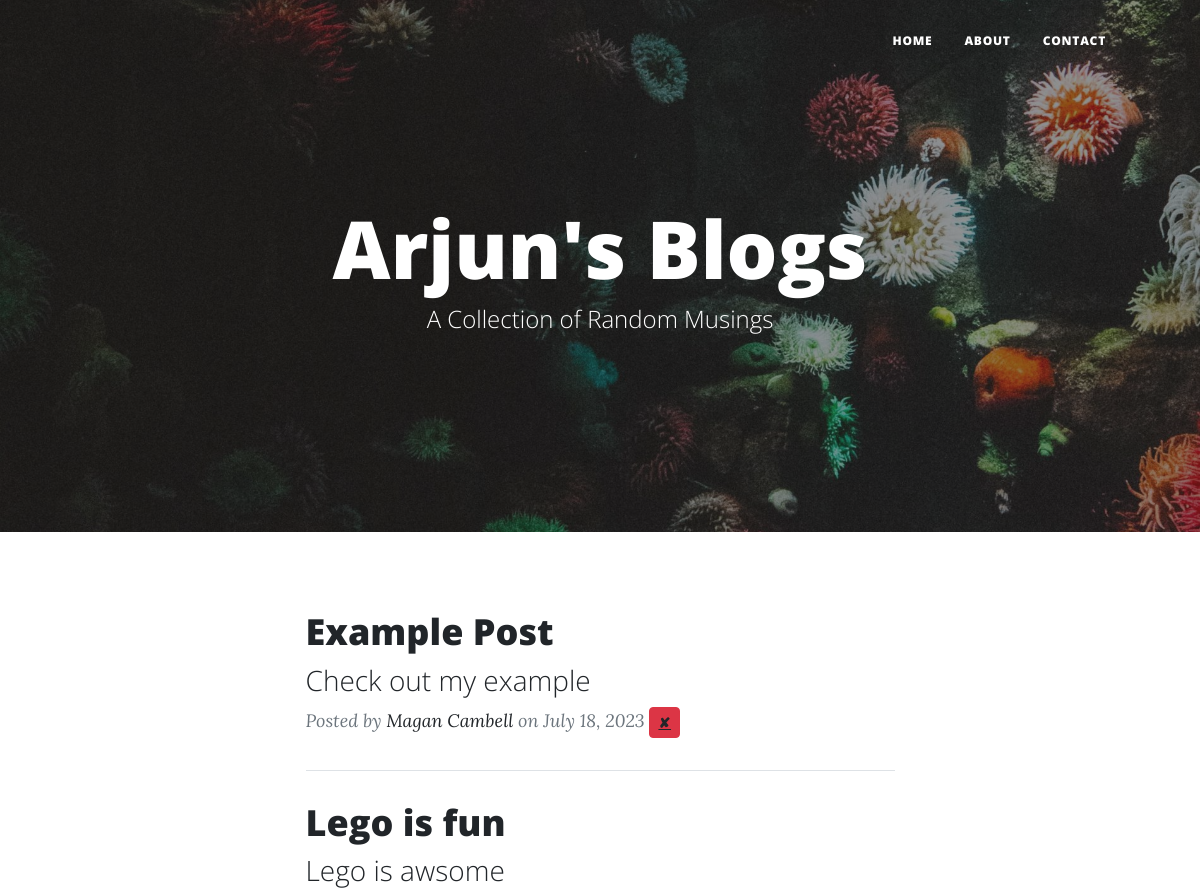
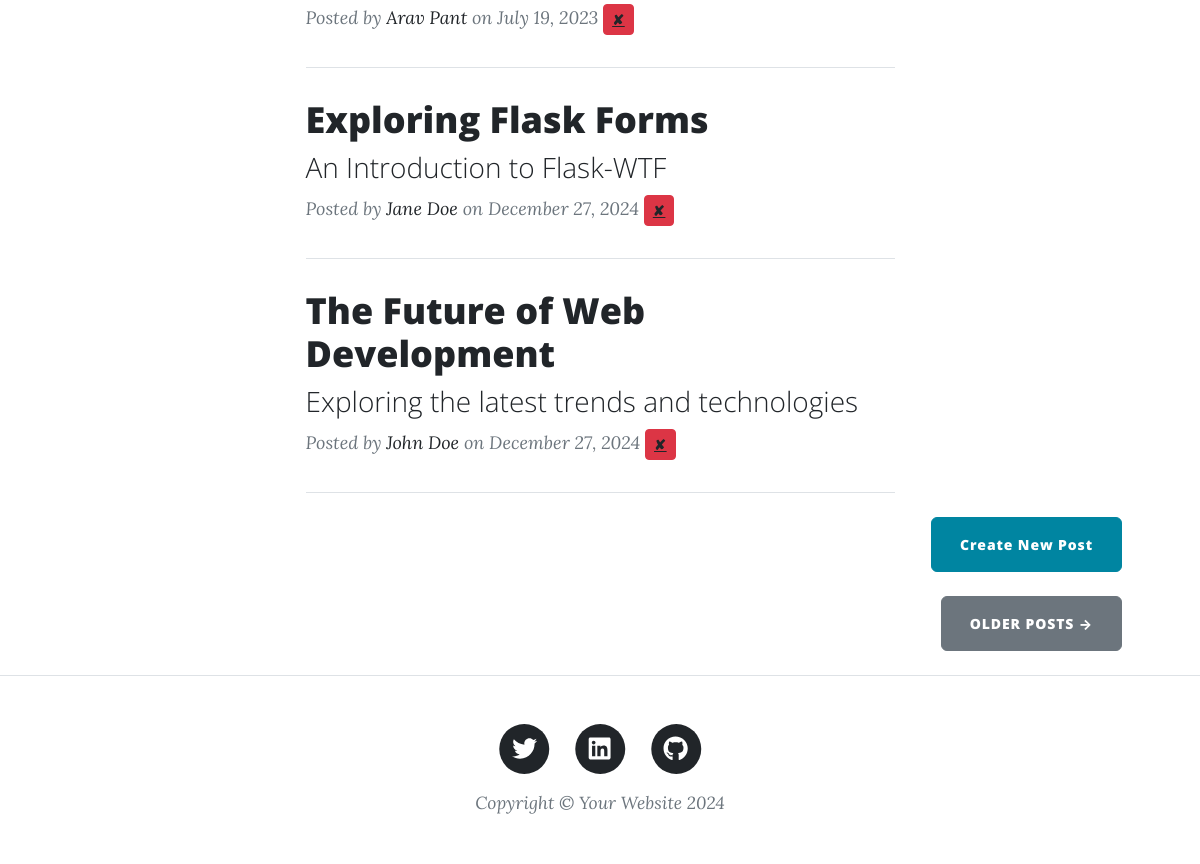
The page / on the database its author committed (2 pictures, top to bottom).
### main.py (models this page shows)
class BlogPost(db.Model):
    id: Mapped[int] = mapped_column(Integer, primary_key=True)
    title: Mapped[str] = mapped_column(String(250), unique=True, nullable=False)
    subtitle: Mapped[str] = mapped_column(String(250), nullable=False)
    date: Mapped[str] = mapped_column(String(250), nullable=False)
    body: Mapped[str] = mapped_column(Text, nullable=False)
    author: Mapped[str] = mapped_column(String(250), nullable=False)
    img_url: Mapped[str] = mapped_column(String(250), nullable=False)

### main.py (the view)
@app.route('/')
def get_all_posts():
    result = db.session.execute(db.select(BlogPost))
    posts = result.scalars().all()
    return render_template("index.html", all_posts=posts)

### templates/index.html
{% include "header.html" %}
<header class="masthead" style="background-image: url('../static/assets/img/home-bg.jpg')">
  <div class="container position-relative px-4 px-lg-5">
    <div class="row gx-4 gx-lg-5 justify-content-center">
      <div class="col-md-10 col-lg-8 col-xl-7">
        <div class="site-heading">
          <h1>Arjun's Blogs</h1>
          <span class="subheading">A Collection of Random Musings</span>
        </div>
      </div>
    </div>
  </div>
</header>
<div class="container px-4 px-lg-5">
  <div class="row gx-4 gx-lg-5 justify-content-center">
    <div class="col-md-10 col-lg-8 col-xl-7">
        {% for post in all_posts %}
        <div class="post-preview">
          <a href="{{ url_for('show_post', post_id=post.id) }}">
            <h2 class="post-title">{{ post.title }}</h2>
            <h3 class="post-subtitle">{{ post.subtitle }}</h3>
          </a>
          <p class="post-meta">
            Posted by
            <a href="{{url_for('show_post',post_id = post.id)}}">{{post.author}}</a>
            on {{post.date}}
            <button type="submit" class="btn btn-danger btn-sm"><a href="{{url_for('delete_post', post_id=post.id) }}">✘</a></button>
          </p>
        </div>
        <hr class="my-4" />
        {% endfor %}
      </div>
      <div class="d-flex justify-content-end mb-4">
        <a class="btn btn-primary float-right" href="{{url_for('add_new_post')}}">Create New Post</a>
      </div>
      <div class="d-flex justify-content-end mb-4">
        <a class="btn btn-secondary text-uppercase" href="#!">Older Posts →</a>
      </div>
    </div>
  </div>
{% include "footer.html" %}

### templates/header.html (shortened to what this page needs)
<!DOCTYPE html>
<html lang="en">
  <head>
    {% block styles %}
    {{ bootstrap.load_css() }}
    <link
      href="{{ url_for('static', filename='css/styles.css') }}"
      rel="stylesheet"
    />
    {% endblock %}
  </head>
  <body>
    <nav class="navbar navbar-expand-lg navbar-light" id="mainNav">
      <div class="container px-4 px-lg-5">
        <div class="collapse navbar-collapse" id="navbarResponsive">
          <ul class="navbar-nav ms-auto py-4 py-lg-0">
            <li class="nav-item">
              <a
                class="nav-link px-lg-3 py-3 py-lg-4"
                href="{{ url_for('get_all_posts') }}"
                >Home</a
              >
            </li>
            <li class="nav-item">
              <a
                class="nav-link px-lg-3 py-3 py-lg-4"
                href="{{ url_for('about') }}"
                >About</a
              >
            </li>
            <li class="nav-item">
              <a
                class="nav-link px-lg-3 py-3 py-lg-4"
                href="{{ url_for('contact') }}"
                >Contact</a
              >
            </li>
          </ul>
        </div>
      </div>
    </nav>

### templates/footer.html (shortened to what this page needs)
        <footer class="border-top">
          <div class="container px-4 px-lg-5">
              <div class="row gx-4 gx-lg-5 justify-content-center">
                  <div class="col-md-10 col-lg-8 col-xl-7">
                      <ul class="list-inline text-center">
                          <li class="list-inline-item">
                              <a href="https://x.com/Arjun18Pathania">
                                  <span class="fa-stack fa-lg">
                                      <i class="fas fa-circle fa-stack-2x"></i>
                                      <i class="fab fa-twitter fa-stack-1x fa-inverse"></i>
                                  </span>
                              </a>
                          </li>
                          <li class="list-inline-item">
                              <a href="www.linkedin.com/in/arjun-pathania-6a9998157">
                                  <span class="fa-stack fa-lg">
                                      <i class="fas fa-circle fa-stack-2x"></i>
                                      <i class="fab fa-linkedin fa-stack-1x fa-inverse"></i>
                                  </span>
                              </a>
                          </li>
                          <li class="list-inline-item">
                              <a href="https://github.com/ArjunPathania">
                                  <span class="fa-stack fa-lg">
                                      <i class="fas fa-circle fa-stack-2x"></i>
                                      <i class="fab fa-github fa-stack-1x fa-inverse"></i>
                                  </span>
                              </a>
                          </li>
                      </ul>
                      <div class="small text-center text-muted fst-italic">Copyright &copy; Your Website 2024</div>
                  </div>
              </div>
          </div>
      </footer>
  </body>
</html>

### rows shown on the page
BlogPost: title "Example Post", subtitle "Check out my example", author "Magan Cambell", date "July 18, 2023"
BlogPost: title "Lego is fun", subtitle "Lego is awsome", author "Arav Pant", date "July 19, 2023"
BlogPost: title "Exploring Flask Forms", subtitle "An Introduction to Flask-WTF", author "Jane Doe", date "December 27, 2024"
BlogPost: title "The Future of Web Development", subtitle "Exploring the latest trends and technologies", author "John Doe", date "December 27, 2024"
